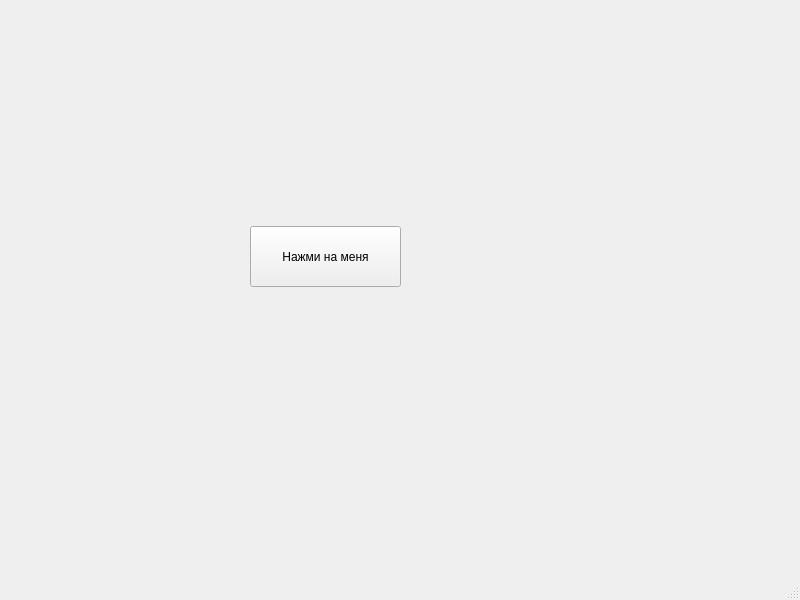
<?xml version="1.0" encoding="UTF-8"?>
<ui version="4.0">
 <class>MainWindow</class>
 <widget class="QMainWindow" name="MainWindow">
  <property name="geometry">
   <rect>
    <x>0</x>
    <y>0</y>
    <width>800</width>
    <height>600</height>
   </rect>
  </property>
  <property name="windowTitle">
   <string>MainWindow</string>
  </property>
  <widget class="QWidget" name="centralwidget">
   <widget class="QPushButton" name="pushButton">
    <property name="geometry">
     <rect>
      <x>250</x>
      <y>226</y>
      <width>151</width>
      <height>61</height>
     </rect>
    </property>
    <property name="text">
     <string>Нажми на меня</string>
    </property>
   </widget>
  </widget>
  <widget class="QMenuBar" name="menubar">
   <property name="geometry">
    <rect>
     <x>0</x>
     <y>0</y>
     <width>800</width>
     <height>18</height>
    </rect>
   </property>
  </widget>
  <widget class="QStatusBar" name="statusbar"/>
 </widget>
 <resources/>
 <connections/>
</ui>
